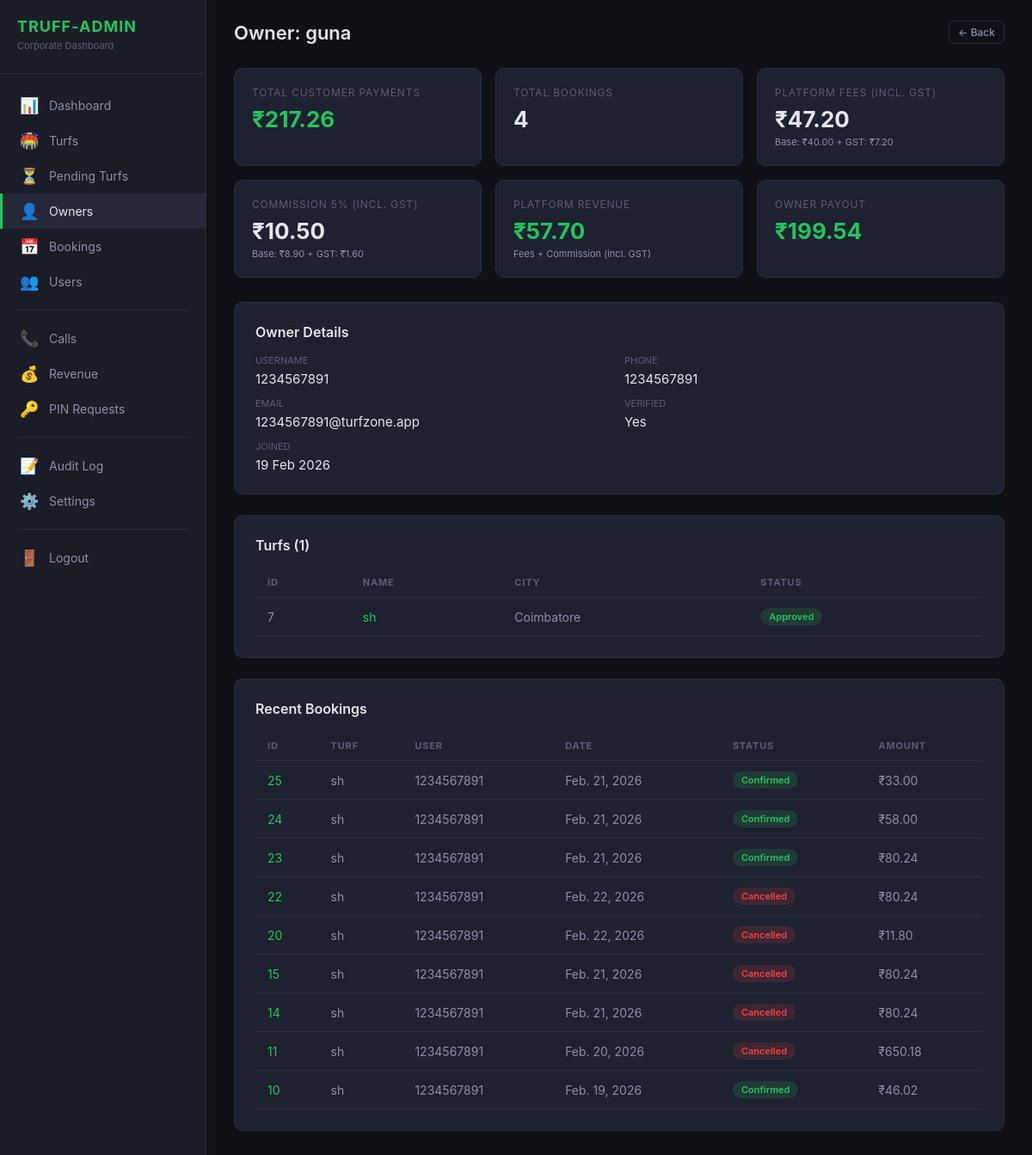
The app's page /truff-admin/owners/8/ (signed in), older data.
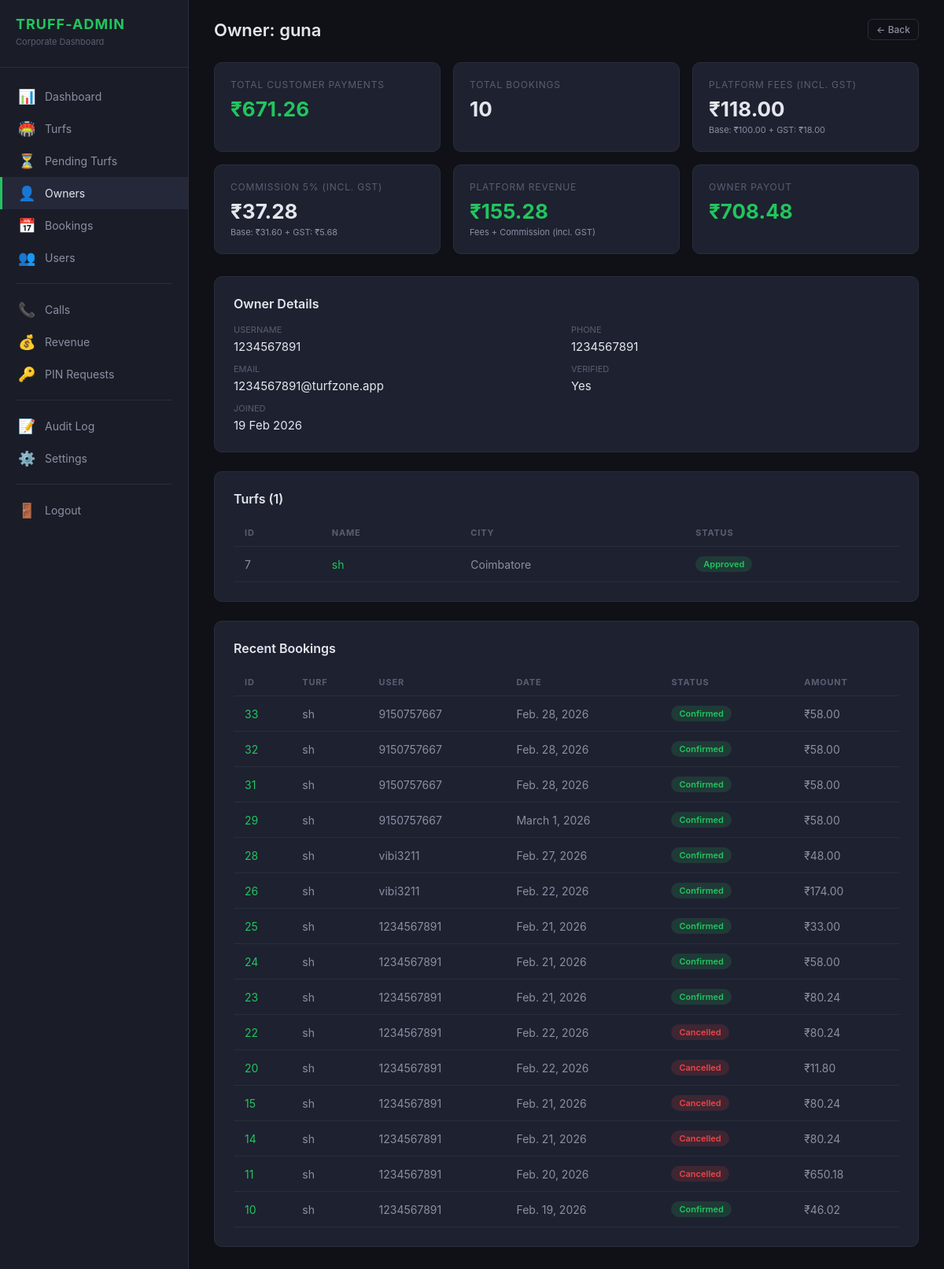
The same page, newer data.
### users/models.py (models this page shows, shortened)
class CustomUser(AbstractUser):
    class UserRole(models.TextChoices):
        USER = 'user', 'Normal User'
        TURF_OWNER = 'turf_owner', 'Turf Owner'
        PLATFORM_ADMIN = 'admin', 'Platform Admin'
    phone_number = models.CharField(max_length=15, blank=True, null=True)
    role = models.CharField(max_length=20, choices=UserRole.choices, default=UserRole.USER)
    profile_picture = models.ImageField(upload_to='profile_pictures/', blank=True, null=True)
    bio = models.TextField(blank=True, null=True)
    is_verified = models.BooleanField(default=False)
    is_phone_verified = models.BooleanField(default=False)
    referral_code = models.CharField(max_length=10, unique=True, null=True, blank=True)
    referred_by = models.ForeignKey(
        'self', null=True, blank=True, on_delete=models.SET_NULL, related_name='referrals'
    )
    referral_click_count = models.IntegerField(default=0)
    referral_install_count = models.IntegerField(default=0)
    referral_cashback_earned = models.DecimalField(max_digits=10, decimal_places=2, default=0)
    total_referrals = models.IntegerField(default=0)
    qualified_referrals = models.IntegerField(default=0)
    wallet_balance = models.DecimalField(max_digits=10, decimal_places=2, default=0)
    referred_by_owner = models.ForeignKey(
        'TurfOwner', null=True, blank=True, on_delete=models.SET_NULL,
        related_name='referred_users',
    )
    total_bookings = models.PositiveIntegerField(default=0)
    total_credits = models.PositiveIntegerField(default=0)
    used_credits = models.PositiveIntegerField(default=0)
    first_booking_completed = models.BooleanField(default=False)
    created_at = models.DateTimeField(auto_now_add=True)
    updated_at = models.DateTimeField(auto_now=True)
    class Meta:
        ordering = ['-created_at']

### turfs/models.py (models this page shows, shortened)
class Turf(models.Model):
    owner = models.ForeignKey(User, on_delete=models.CASCADE, related_name='turfs')
    name = models.CharField(max_length=200)
    description = models.TextField(blank=True, null=True)
    address = models.TextField()
    city = models.CharField(max_length=100)
    state = models.CharField(max_length=100)
    postal_code = models.CharField(max_length=10, blank=True, null=True)
    latitude = models.FloatField()
    longitude = models.FloatField()
    price_per_hour = models.IntegerField(validators=[MinValueValidator(1)])
    max_players = models.IntegerField(default=22, validators=[MinValueValidator(1)])
    status = models.CharField(max_length=20, choices=TurfStatus.choices, default=TurfStatus.PENDING)
    rejection_reason = models.TextField(blank=True, null=True)
    suspend_reason = models.TextField(blank=True, null=True)
    sports = models.ManyToManyField(Sport, related_name='turfs')
    amenities = models.ManyToManyField(Amenity, related_name='turfs')
    rating = models.FloatField(
        default=4.5,
        validators=[MinValueValidator(0.0), MaxValueValidator(5.0)]
    )
    review_count = models.IntegerField(default=0)
    is_active = models.BooleanField(default=False)
    google_maps_share_link = models.URLField(blank=True, null=True)
    created_at = models.DateTimeField(auto_now_add=True)
    updated_at = models.DateTimeField(auto_now=True)
    approved_at = models.DateTimeField(blank=True, null=True)
    approved_by = models.ForeignKey(
        User, on_delete=models.SET_NULL, null=True, blank=True,
        related_name='approved_turfs',
    )
    class Meta:
        ordering = ['-created_at']
        indexes = [
            models.Index(fields=['status', 'is_active']),
            models.Index(fields=['latitude', 'longitude']),
            models.Index(fields=['owner', 'status']),
        ]

### bookings/models.py (models this page shows, shortened)
class Booking(models.Model):
    user = models.ForeignKey(
        settings.AUTH_USER_MODEL,
        on_delete=models.CASCADE,
        related_name='bookings',
    )
    turf = models.ForeignKey(
        'turfs.Turf',
        on_delete=models.CASCADE,
        related_name='bookings',
    )
    preview = models.ForeignKey(
        BookingPreview,
        on_delete=models.SET_NULL,
        null=True, blank=True,
        related_name='booking',
    )
    booking_date = models.DateField()
    start_time = models.TimeField()
    end_time = models.TimeField()
    selected_slots = models.JSONField(null=True, blank=True)
    price_per_hour = models.DecimalField(max_digits=10, decimal_places=2, default=Decimal('0.00'))
    total_price = models.DecimalField(max_digits=10, decimal_places=2, default=Decimal('0.00'))
    discount = models.DecimalField(max_digits=10, decimal_places=2, default=Decimal('0.00'))
    final_price = models.DecimalField(max_digits=10, decimal_places=2, default=Decimal('0.00'))
    gst_amount = models.DecimalField(max_digits=10, decimal_places=2, default=Decimal('0.00'))
    commission = models.DecimalField(max_digits=10, decimal_places=2, default=Decimal('0.00'))
    gst_on_commission = models.DecimalField(max_digits=10, decimal_places=2, default=Decimal('0.00'))
    commission_percent = models.DecimalField(max_digits=5, decimal_places=2, default=Decimal('5.00'))
    platform_fee = models.DecimalField(max_digits=10, decimal_places=2, default=Decimal('0.00'))
    gst_on_platform_fee = models.DecimalField(max_digits=10, decimal_places=2, default=Decimal('0.00'))
    platform_revenue = models.DecimalField(max_digits=10, decimal_places=2, default=Decimal('0.00'))
    owner_payout = models.DecimalField(max_digits=10, decimal_places=2, default=Decimal('0.00'))
    payout_status = models.CharField(
        max_length=20,
        choices=PayoutStatus.choices,
        default=PayoutStatus.PENDING,
    )
    is_redeemed = models.BooleanField(default=False)
    credits_used = models.PositiveIntegerField(default=0)
    is_first_booking = models.BooleanField(default=False)
    idempotency_key = models.UUIDField(unique=True, null=True, blank=True)
    booking_status = models.CharField(
        max_length=20,
        choices=BookingStatus.choices,
        default=BookingStatus.PENDING,
    )
    payment_status = models.CharField(
        max_length=20,
        choices=PaymentStatus.choices,
        default=PaymentStatus.PENDING,
    )
    razorpay_order_id = models.CharField(max_length=100, null=True, blank=True, db_index=True)
    razorpay_payment_id = models.CharField(max_length=100, null=True, blank=True)
    razorpay_signature = models.CharField(max_length=200, null=True, blank=True)
    notes = models.TextField(blank=True, null=True)
    cancelled_reason = models.TextField(blank=True, null=True)
    cancelled_at = models.DateTimeField(blank=True, null=True)
    cancelled_by_admin = models.BooleanField(default=False)
    created_at = models.DateTimeField(auto_now_add=True)
    updated_at = models.DateTimeField(auto_now=True)
    class Meta:
        ordering = ['-created_at']
        indexes = [
            models.Index(fields=['user', 'booking_date']),
            models.Index(fields=['turf', 'booking_date']),
            models.Index(fields=['booking_status']),
            models.Index(fields=['idempotency_key']),
        ]

### truff_admin_panel/views.py (the view)
# urls.py: path('owners/<int:owner_id>/', views.OwnerDetailView.as_view(), name='owner_detail'),
class OwnerDetailView(TruffAdminRequiredMixin, View):
    def get(self, request, owner_id):
        owner = get_object_or_404(User, pk=owner_id, role='turf_owner')
        turfs = Turf.objects.filter(owner=owner)
        bookings = Booking.objects.filter(
            turf__owner=owner
        ).select_related('turf', 'user').order_by('-created_at')[:20]
        settlements = OwnerSettlement.objects.filter(owner=owner).order_by('-created_at')[:10]
        pin_requests = PinChangeRequest.objects.filter(owner=owner).order_by('-created_at')
        stats = Booking.objects.filter(
            turf__owner=owner,
            booking_status__in=[BookingStatus.CONFIRMED, BookingStatus.COMPLETED],
        ).aggregate(
            total_revenue=Sum('final_price'),
            total_bookings=Count('id'),
            total_platform_fee=Sum('platform_fee'),
            total_gst_on_platform_fee=Sum('gst_on_platform_fee'),
            total_commission=Sum('commission'),
            total_gst_on_commission=Sum('gst_on_commission'),
            total_platform_revenue=Sum('platform_revenue'),
            total_owner_payout=Sum('owner_payout'),
        )
        from decimal import Decimal
        pf = (stats['total_platform_fee'] or Decimal('0'))
        gst_pf = (stats['total_gst_on_platform_fee'] or Decimal('0'))
        comm = (stats['total_commission'] or Decimal('0'))
        gst_comm = (stats['total_gst_on_commission'] or Decimal('0'))
        stats['platform_fees_incl_gst'] = pf + gst_pf
        stats['commission_incl_gst'] = comm + gst_comm
        return render(request, 'truff_admin/owner_detail.html', {
            'owner': owner,
            'turfs': turfs,
            'bookings': bookings,
            'settlements': settlements,
            'pin_requests': pin_requests,
            'stats': stats,
        })

### truff_admin_panel/templates/truff_admin/owner_detail.html (shortened to what this page needs)
{% extends "truff_admin/base.html" %}
{% load truff_tags %}
{% block content %}
<div class="topbar">
    <h1>Owner: {{ owner.get_full_name|default:owner.username }}</h1>
    <div class="topbar-actions">
        <a href="/truff-admin/owners/" class="btn btn-outline btn-sm">&#8592; Back</a>
    </div>
</div>
<div class="kpi-grid">
    <div class="kpi-card accent">
        <div class="kpi-label">Total Customer Payments</div>
        <div class="kpi-value">{{ stats.total_revenue|currency }}</div>
    </div>
    <div class="kpi-card">
        <div class="kpi-label">Total Bookings</div>
        <div class="kpi-value">{{ stats.total_bookings|default:0 }}</div>
    </div>
    <div class="kpi-card">
        <div class="kpi-label">Platform Fees (incl. GST)</div>
        <div class="kpi-value">{{ stats.platform_fees_incl_gst|currency }}</div>
        <div class="kpi-sub" style="font-size:11px;color:#8b8fa3;margin-top:4px;">Base: {{ stats.total_platform_fee|currency }} + GST: {{ stats.total_gst_on_platform_fee|currency }}</div>
    </div>
    <div class="kpi-card">
        <div class="kpi-label">Commission 5% (incl. GST)</div>
        <div class="kpi-value">{{ stats.commission_incl_gst|currency }}</div>
        <div class="kpi-sub" style="font-size:11px;color:#8b8fa3;margin-top:4px;">Base: {{ stats.total_commission|currency }} + GST: {{ stats.total_gst_on_commission|currency }}</div>
    </div>
    <div class="kpi-card accent">
        <div class="kpi-label">Platform Revenue</div>
        <div class="kpi-value">{{ stats.total_platform_revenue|currency }}</div>
        <div class="kpi-sub" style="font-size:11px;color:#8b8fa3;margin-top:4px;">Fees + Commission (incl. GST)</div>
    </div>
    <div class="kpi-card accent">
        <div class="kpi-label">Owner Payout</div>
        <div class="kpi-value">{{ stats.total_owner_payout|currency }}</div>
    </div>
</div>
<div class="panel">
    <div class="panel-title">Owner Details</div>
    <div class="detail-grid">
        <div class="detail-item"><label>Username</label><span>{{ owner.username }}</span></div>
        <div class="detail-item"><label>Phone</label><span>{{ owner.phone_number|default:"-" }}</span></div>
        <div class="detail-item"><label>Email</label><span>{{ owner.email|default:"-" }}</span></div>
        <div class="detail-item"><label>Verified</label><span>{{ owner.is_verified|yesno:"Yes,No" }}</span></div>
        <div class="detail-item"><label>Joined</label><span>{{ owner.created_at|date:"d M Y" }}</span></div>
    </div>
</div>
<div class="panel">
    <div class="panel-title">Turfs ({{ turfs.count }})</div>
    <table class="data-table">
        <thead>
            <tr>
                <th>ID</th>
                <th>Name</th>
                <th>City</th>
                <th>Status</th>
            </tr>
        </thead>
        <tbody>
            {% for t in turfs %}
            <tr>
                <td>{{ t.id }}</td>
                <td><a href="/truff-admin/turfs/{{ t.id }}/">{{ t.name }}</a></td>
                <td>{{ t.city|default:"-" }}</td>
                <td><span class="badge {{ t.status|status_badge }}">{{ t.status }}</span></td>
            </tr>
            {% empty %}
            <tr>
                <td colspan="4" style="text-align:center;color:#8b8fa3;">No turfs</td>
            </tr>
            {% endfor %}
        </tbody>
    </table>
</div>
<div class="panel">
    <div class="panel-title">Recent Bookings</div>
    <table class="data-table">
        <thead>
            <tr>
                <th>ID</th>
                <th>Turf</th>
                <th>User</th>
                <th>Date</th>
                <th>Status</th>
                <th>Amount</th>
            </tr>
        </thead>
        <tbody>
            {% for b in bookings %}
            <tr>
                <td><a href="/truff-admin/bookings/{{ b.id }}/">{{ b.id }}</a></td>
                <td>{{ b.turf.name }}</td>
                <td>{{ b.user.username }}</td>
                <td>{{ b.booking_date }}</td>
                <td><span class="badge {{ b.booking_status|status_badge }}">{{ b.booking_status }}</span></td>
                <td>&#8377;{{ b.final_price }}</td>
            </tr>
            {% empty %}
            <tr>
                <td colspan="6" style="text-align:center;color:#8b8fa3;">No bookings</td>
            </tr>
            {% endfor %}
        </tbody>
    </table>
</div>
{% endblock %}

Row changes from the older to the newer data that the page shows:
added Booking: id "33", turf.name "sh", user.username "9150757667", booking_date "Feb. 28, 2026", booking_status "Confirmed", final_price "58.00"
added Booking: id "32", turf.name "sh", user.username "9150757667", booking_date "Feb. 28, 2026", booking_status "Confirmed", final_price "58.00"
added Booking: id "31", turf.name "sh", user.username "9150757667", booking_date "Feb. 28, 2026", booking_status "Confirmed", final_price "58.00"
added Booking: id "29", turf.name "sh", user.username "9150757667", booking_date "March 1, 2026", booking_status "Confirmed", final_price "58.00"
added Booking: id "28", turf.name "sh", user.username "vibi3211", booking_date "Feb. 27, 2026", booking_status "Confirmed", final_price "48.00"
added Booking: id "26", turf.name "sh", user.username "vibi3211", booking_date "Feb. 22, 2026", booking_status "Confirmed", final_price "174.00"
Text that changed along with them:
{{ stats.total_revenue|currency }}: "₹217.26" → "₹671.26"
{{ stats.total_bookings|default:0 }}: "4" → "10"
{{ stats.platform_fees_incl_gst|currency }}: "₹47.20" → "₹118.00"
{{ stats.total_platform_fee|currency }}: "₹40.00" → "₹100.00"
{{ stats.total_gst_on_platform_fee|currency }}: "₹7.20" → "₹18.00"
{{ stats.commission_incl_gst|currency }}: "₹10.50" → "₹37.28"
{{ stats.total_commission|currency }}: "₹8.90" → "₹31.60"
{{ stats.total_gst_on_commission|currency }}: "₹1.60" → "₹5.68"
{{ stats.total_platform_revenue|currency }}: "₹57.70" → "₹155.28"
{{ stats.total_owner_payout|currency }}: "₹199.54" → "₹708.48"
